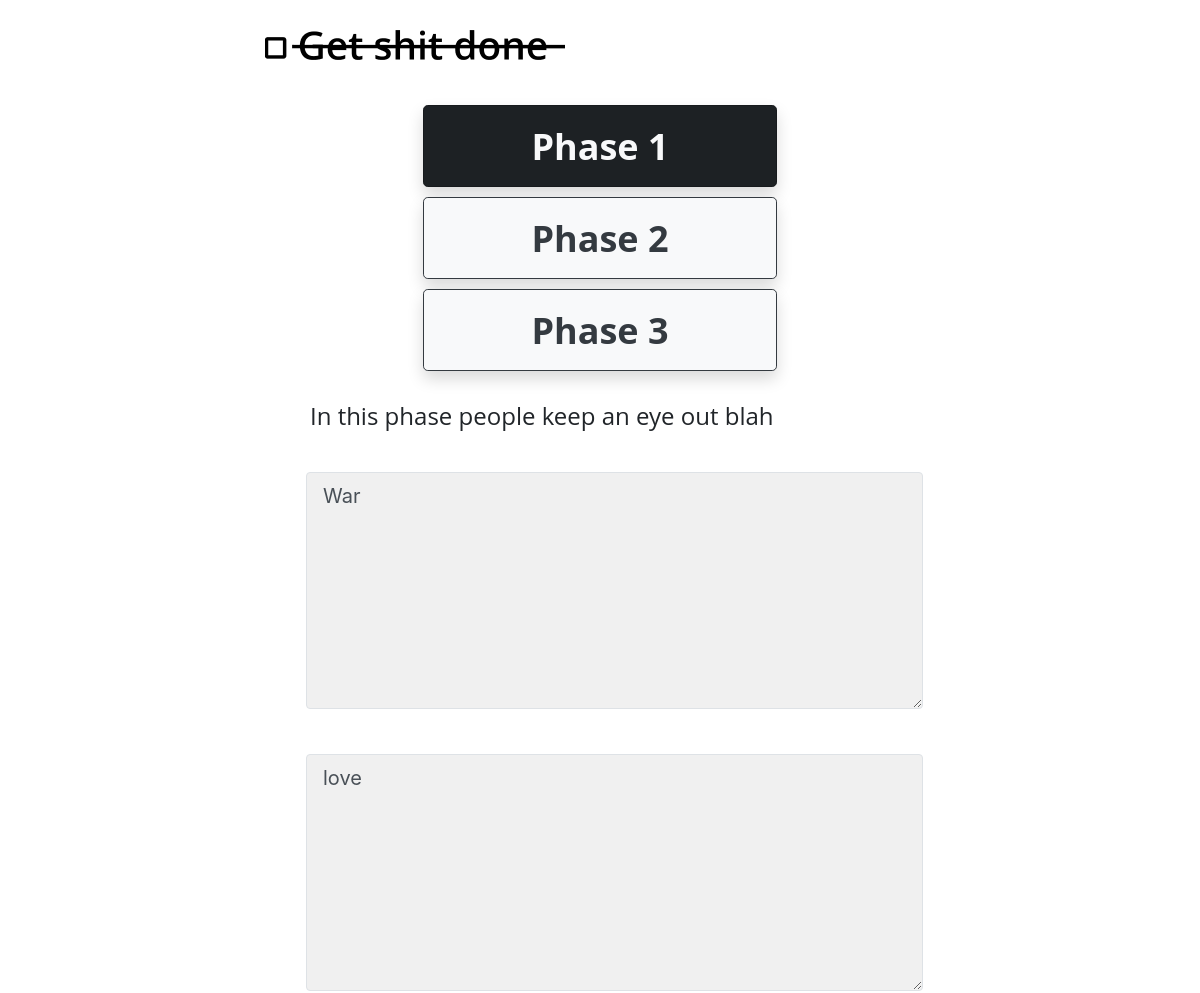
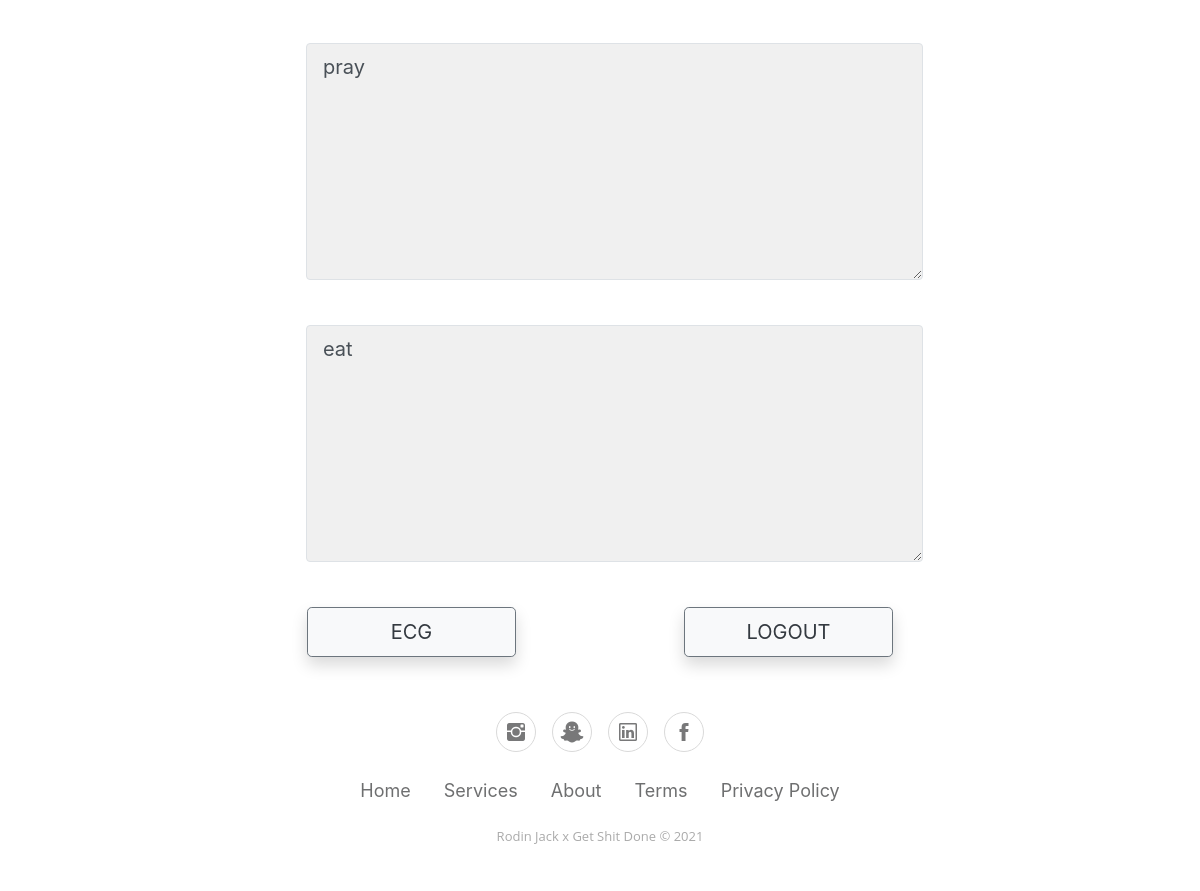
/phase1 (signed in), run on an earlier commit of the app's database (2 pictures, top to bottom).
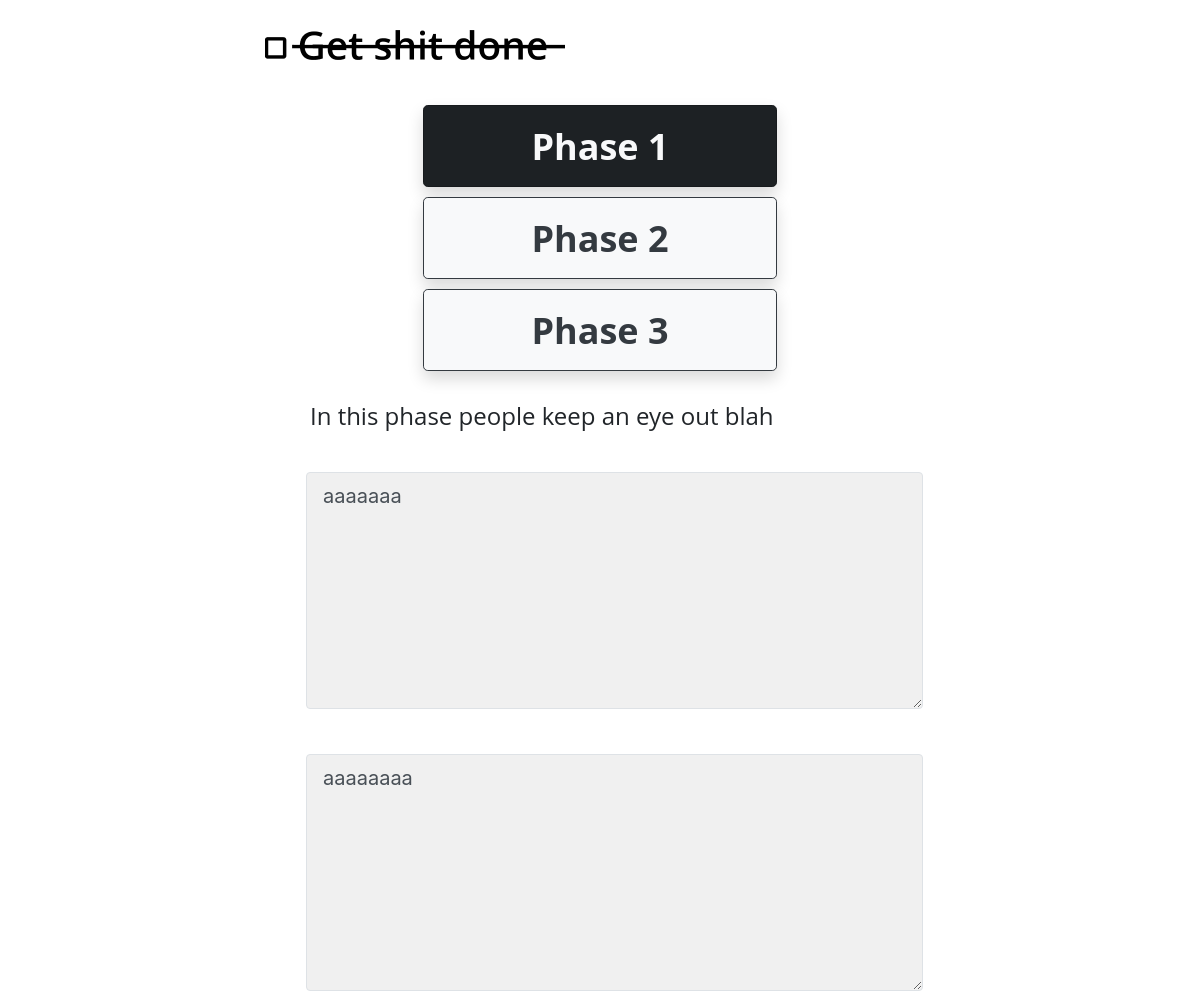
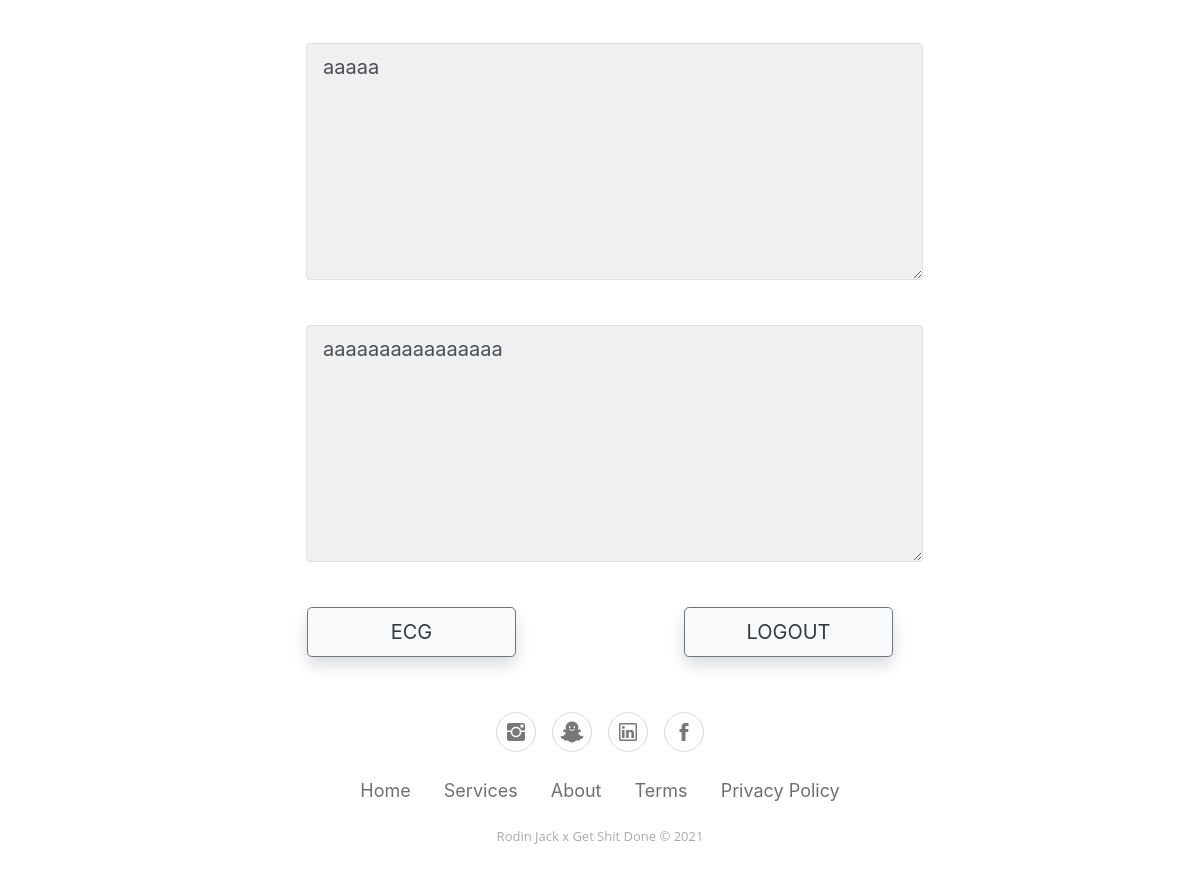
And on a later commit of the database (2 pictures, top to bottom).
### test.py (models this page shows)
class Users(db.Model):
    _id = db.Column(db.Integer, primary_key=True)
    mail = db.Column(db.String(25), unique=True)
    password = db.Column(db.String(25))
    datecreated = db.Column(db.DateTime, default=datetime.now)
    p11 = db.Column(db.String(200), default="")
    p12 = db.Column(db.String(200), default="")
    p13 = db.Column(db.String(200), default="")
    p14 = db.Column(db.String(200), default="")
    p21 = db.Column(db.String(200), default="")
    p22 = db.Column(db.String(200), default="")
    p23 = db.Column(db.String(200), default="")
    p24 = db.Column(db.String(200), default="")
    p31 = db.Column(db.String(200), default="")
    p32 = db.Column(db.String(200), default="")
    e1 = db.Column(db.String(500), default="")
    e2 = db.Column(db.String(500), default="")
    e3 = db.Column(db.String(500), default="")
    e4 = db.Column(db.String(200), default="")
    don = db.Column(db.Integer, default=0)

### test.py (the view)
@app.route("/phase1", methods=["POST", "GET"])
def phase1():
    if "user" in session:
        data = Users()
        data = Users.query.filter_by(mail=session["user"]).first()
        if request.method=="POST":
            data.p11=request.form["p11"]
            data.p12=request.form["p12"]
            data.p13=request.form["p13"]
            data.p14=request.form["p14"]
            db.session.commit()
            if request.form["savedirec"]== "phase2":
                return redirect(url_for("phase2"))
            elif request.form["savedirec"]== "phase3":
                return redirect(url_for("phase3"))
            elif request.form["savedirec"]== "ecg":
                return redirect(url_for("ecg"))
            else:
                return redirect(url_for("logout"))
        else:
            return render_template("phase1.html", pp1=data.p11, pp2=data.p12, pp3=data.p13, pp4=data.p14)
    else:
        return redirect(url_for("index"))

### templates/phase1.html (shortened to what the changed rows need)
<!DOCTYPE html>
<html>
<head>
    <link rel="stylesheet" href="static/assets/bootstrap/css/bootstrap.min.css">
    <link rel="stylesheet" href="static/assets/fonts/ionicons.min.css">
    <link rel="stylesheet" href="static/assets/css/styles.min.css">
</head>
<body>
    <div class="container" style="max-width: 1920px;padding-left: 250px;padding-right: 250px;margin-top: 30px;margin-bottom: 10px;">
        <form action="#" method="post">
            <div class="form-row" style="margin-bottom: 0px;margin-left: 51px;margin-top: -40px;">
                <div class="col" style="margin-top: 45px;padding-left: 5px;"><textarea class="border rounded form-control form-control-lg" name="p11" style="width: 617px;height: 237px;" autocomplete="on" spellcheck="true" required="" minlength="5" placeholder="Things you're passionate about">{{pp1}}</textarea></div>
                <div
                    class="col" style="margin-top: 45px;"><textarea class="border rounded form-control form-control-lg" name="p12" style="width: 617px;height: 237px;" autocomplete="on" spellcheck="true" required="" minlength="5" placeholder="Things you're good at">{{pp2}}</textarea></div>
    </div>
    <div class="form-row" style="margin-bottom: 0px;margin-left: 51px;">
        <div class="col" style="margin-top: 45px;"><textarea class="border rounded form-control form-control-lg" name="p13" style="width: 617px;height: 237px;" autocomplete="on" spellcheck="true" required="" minlength="5" placeholder="Things you can get paid for">{{pp3}}</textarea></div>
        <div class="col"
            style="margin-top: 45px;"><textarea class="border rounded form-control form-control-lg" name="p14" style="width: 617px;height: 237px;" autocomplete="on" spellcheck="true" required="" minlength="5" placeholder="Things you care for">{{pp4}}</textarea></div>
    </div>
    </form>
    </div>
</body>
</html>

What changed in the data, as far as the page shows it:
changed Users: p11 "War" → "aaaaaaa"; p12 "love" → "aaaaaaaa"; p13 "pray" → "aaaaa"; p14 "eat" → "aaaaaaaaaaaaaaaa"
